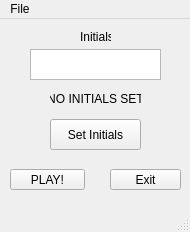
<?xml version="1.0" encoding="UTF-8"?>
<ui version="4.0">
 <class>MainWindow</class>
 <widget class="QMainWindow" name="MainWindow">
  <property name="geometry">
   <rect>
    <x>0</x>
    <y>0</y>
    <width>190</width>
    <height>232</height>
   </rect>
  </property>
  <property name="windowTitle">
   <string>MainWindow</string>
  </property>
  <widget class="QWidget" name="centralwidget">
   <widget class="QPushButton" name="exitButton">
    <property name="geometry">
     <rect>
      <x>110</x>
      <y>150</y>
      <width>71</width>
      <height>21</height>
     </rect>
    </property>
    <property name="toolTip">
     <string>End Program</string>
    </property>
    <property name="text">
     <string>Exit</string>
    </property>
   </widget>
   <widget class="QPushButton" name="InitialsButton">
    <property name="geometry">
     <rect>
      <x>50</x>
      <y>100</y>
      <width>91</width>
      <height>31</height>
     </rect>
    </property>
    <property name="toolTip">
     <string>Set Initials</string>
    </property>
    <property name="text">
     <string>Set Initials</string>
    </property>
   </widget>
   <widget class="QPlainTextEdit" name="InitialsTextBox">
    <property name="geometry">
     <rect>
      <x>30</x>
      <y>30</y>
      <width>131</width>
      <height>31</height>
     </rect>
    </property>
    <property name="toolTip">
     <string>Insert Initials</string>
    </property>
   </widget>
   <widget class="QLabel" name="CurrentInitials">
    <property name="geometry">
     <rect>
      <x>50</x>
      <y>70</y>
      <width>91</width>
      <height>20</height>
     </rect>
    </property>
    <property name="text">
     <string>NO INITIALS SET</string>
    </property>
    <property name="alignment">
     <set>Qt::AlignCenter</set>
    </property>
   </widget>
   <widget class="QLabel" name="LABELIntitals">
    <property name="geometry">
     <rect>
      <x>80</x>
      <y>10</y>
      <width>31</width>
      <height>16</height>
     </rect>
    </property>
    <property name="text">
     <string>Initials:</string>
    </property>
   </widget>
   <widget class="QLabel" name="WordIs">
    <property name="geometry">
     <rect>
      <x>80</x>
      <y>250</y>
      <width>221</width>
      <height>16</height>
     </rect>
    </property>
    <property name="text">
     <string/>
    </property>
    <property name="wordWrap">
     <bool>false</bool>
    </property>
   </widget>
   <widget class="QLabel" name="scoreNumber">
    <property name="geometry">
     <rect>
      <x>540</x>
      <y>-20</y>
      <width>47</width>
      <height>13</height>
     </rect>
    </property>
    <property name="focusPolicy">
     <enum>Qt::NoFocus</enum>
    </property>
    <property name="text">
     <string/>
    </property>
   </widget>
   <widget class="QPushButton" name="pushButton">
    <property name="geometry">
     <rect>
      <x>10</x>
      <y>150</y>
      <width>75</width>
      <height>21</height>
     </rect>
    </property>
    <property name="text">
     <string>PLAY!</string>
    </property>
   </widget>
  </widget>
  <widget class="QMenuBar" name="menubar">
   <property name="geometry">
    <rect>
     <x>0</x>
     <y>0</y>
     <width>190</width>
     <height>21</height>
    </rect>
   </property>
   <widget class="QMenu" name="menuFile">
    <property name="title">
     <string>File</string>
    </property>
    <addaction name="actionExit"/>
    <addaction name="actionReset"/>
    <addaction name="actionEdit"/>
    <addaction name="actionHigh_Score"/>
   </widget>
   <addaction name="menuFile"/>
  </widget>
  <widget class="QStatusBar" name="statusbar"/>
  <action name="actionExit">
   <property name="text">
    <string>Exit</string>
   </property>
  </action>
  <action name="actionReset">
   <property name="text">
    <string>Reset</string>
   </property>
  </action>
  <action name="actionEdit">
   <property name="text">
    <string>Edit</string>
   </property>
  </action>
  <action name="actionHigh_Score">
   <property name="text">
    <string>High Score</string>
   </property>
  </action>
 </widget>
 <resources/>
 <connections>
  <connection>
   <sender>actionExit</sender>
   <signal>triggered()</signal>
   <receiver>MainWindow</receiver>
   <slot>close()</slot>
   <hints>
    <hint type="sourcelabel">
     <x>-1</x>
     <y>-1</y>
    </hint>
    <hint type="destinationlabel">
     <x>296</x>
     <y>168</y>
    </hint>
   </hints>
  </connection>
  <connection>
   <sender>actionReset</sender>
   <signal>triggered()</signal>
   <receiver>MainWindow</receiver>
   <slot>cust_Slot()</slot>
   <hints>
    <hint type="sourcelabel">
     <x>-1</x>
     <y>-1</y>
    </hint>
    <hint type="destinationlabel">
     <x>296</x>
     <y>168</y>
    </hint>
   </hints>
  </connection>
  <connection>
   <sender>actionEdit</sender>
   <signal>triggered()</signal>
   <receiver>MainWindow</receiver>
   <slot>cust_Slot2()</slot>
   <hints>
    <hint type="sourcelabel">
     <x>-1</x>
     <y>-1</y>
    </hint>
    <hint type="destinationlabel">
     <x>94</x>
     <y>115</y>
    </hint>
   </hints>
  </connection>
  <connection>
   <sender>actionHigh_Score</sender>
   <signal>triggered()</signal>
   <receiver>MainWindow</receiver>
   <slot>cust_Slot3()</slot>
   <hints>
    <hint type="sourcelabel">
     <x>-1</x>
     <y>-1</y>
    </hint>
    <hint type="destinationlabel">
     <x>94</x>
     <y>115</y>
    </hint>
   </hints>
  </connection>
 </connections>
 <slots>
  <slot>cust_Slot()</slot>
  <slot>cust_Slot2()</slot>
  <slot>cust_Slot3()</slot>
 </slots>
</ui>
